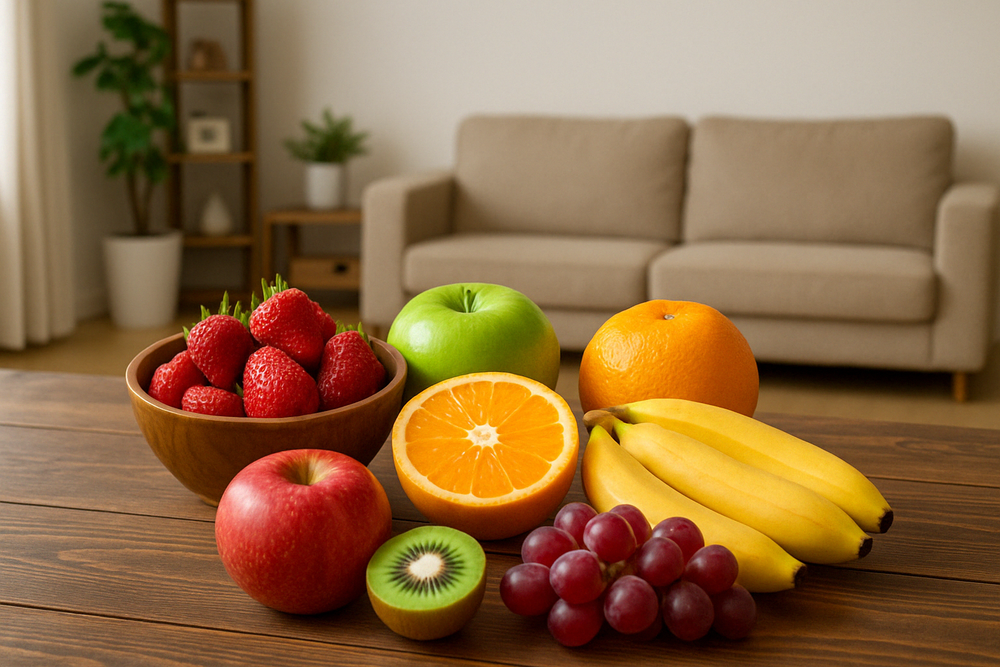
#> input picture 画像処理/sample1.png, 1000 x 667 px, shrunk from 1536 x 1024 before the run
$ python edge.py   (older library calls are emulated)
#> lines starting #> are read from the running program, lines starting #| are printed output that depends on the picture; after the words box and inside, x2 and y2 are one past the last pixel; in counts of white or black regions, pixels touching at a corner belong together
import numpy as np
import matplotlib.pyplot as plt
import cv2
from PIL  import Image


### 出力
"""

"""

###############################################
################################ エッジ処理
###############################################

######### グレースケールで読む
imgRead2 = cv2.imread("sample1.png", cv2.IMREAD_GRAYSCALE)
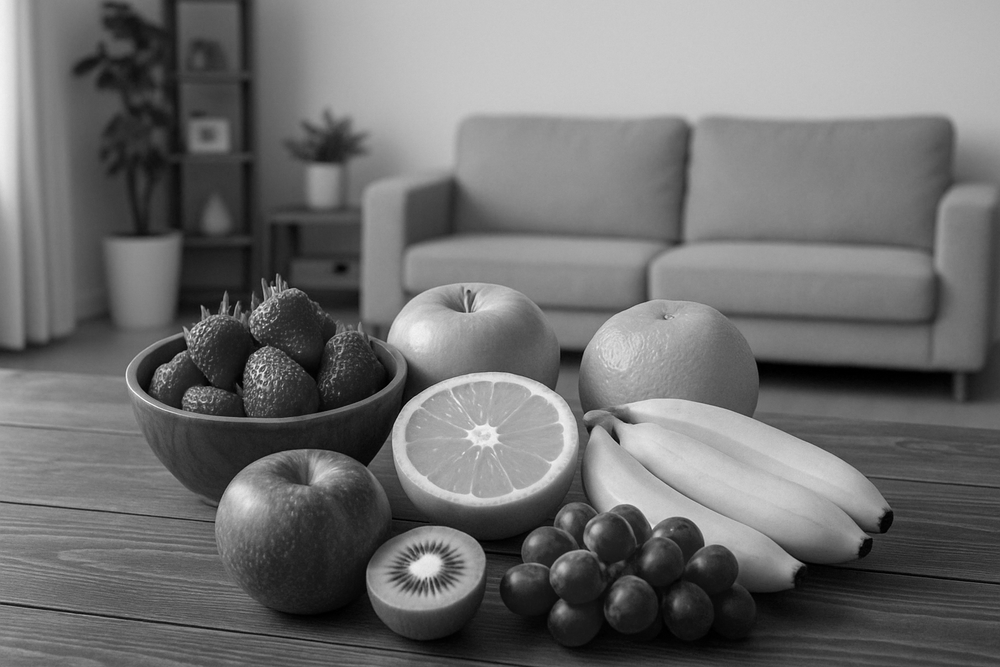
#> imgRead2: shape (667, 1000); min 0, max 248, mean 111.7
# imgRead2 = cv2.cvtColor(imgRead2, cv2.COLOR_BGR2RGB)

################################
############## ソーベルフィルタ
################################

# kszie => カーネルサイズ
sobelx = cv2.Sobel(imgRead2, cv2.CV_64F, 1, 0, ksize=3)
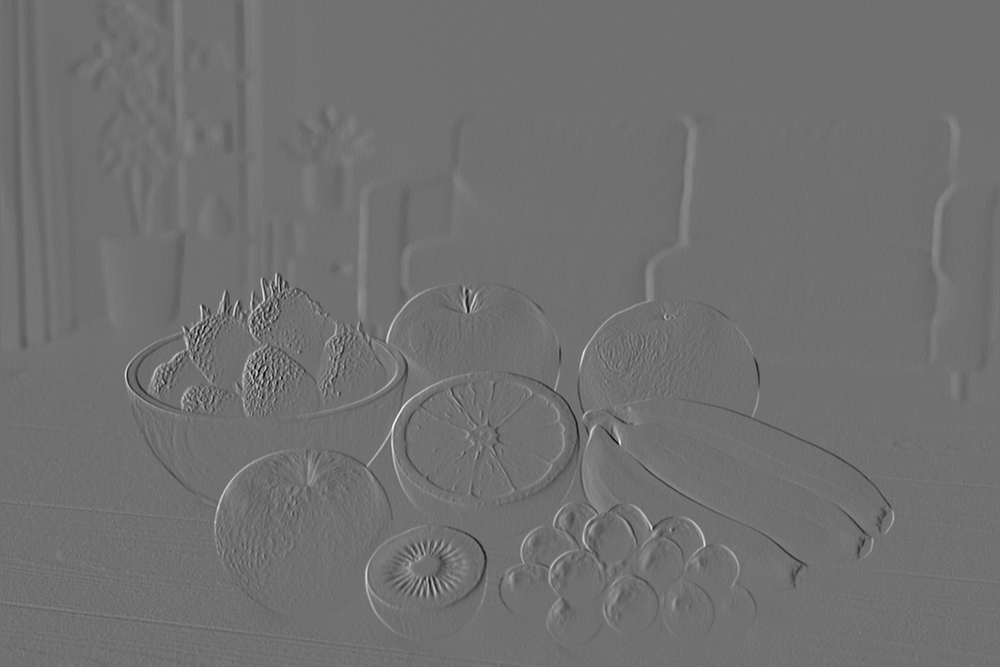
#> sobelx: shape (667, 1000) float64; min -552, max 694, mean -0.5; drawn with min black and max white
sobely = cv2.Sobel(imgRead2, cv2.CV_64F, 0, 1, ksize=3)
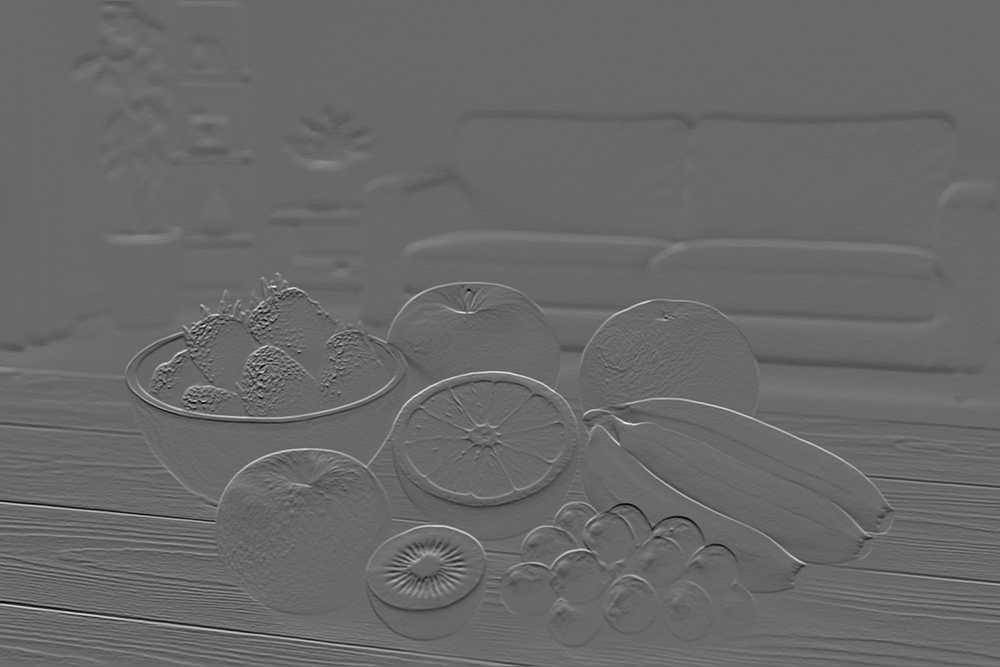
#> sobely: shape (667, 1000) float64; min -502, max 710, mean -1; drawn with min black and max white

######## 勾配の大きさを合わせる
sobelxy = cv2.magnitude(sobelx, sobely)
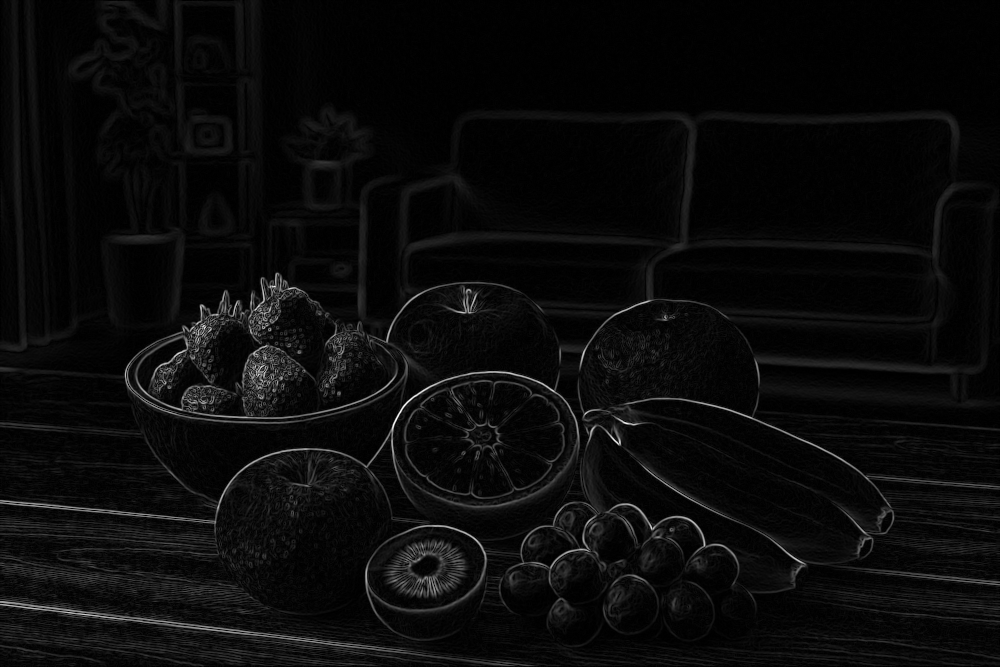
#> sobelxy: shape (667, 1000) float64; min 0, max 735.4, mean 31.4; drawn with min black and max white

# 現画像　表示
plt.subplot(2 ,2, 1)
plt.imshow(imgRead2)

# X
plt.subplot(2,2,2)
plt.imshow(cv2.convertScaleAbs(sobelx), cmap='gray')

# Y
plt.subplot(2,2,3)
plt.imshow(cv2.convertScaleAbs(sobely), cmap='gray')

# XY
plt.subplot(2,2,4)
plt.imshow(cv2.convertScaleAbs(sobelxy), cmap='gray')


################################
############## キャニエッジフィルタ
################################

edge = cv2.Canny(imgRead2, 100, 200)
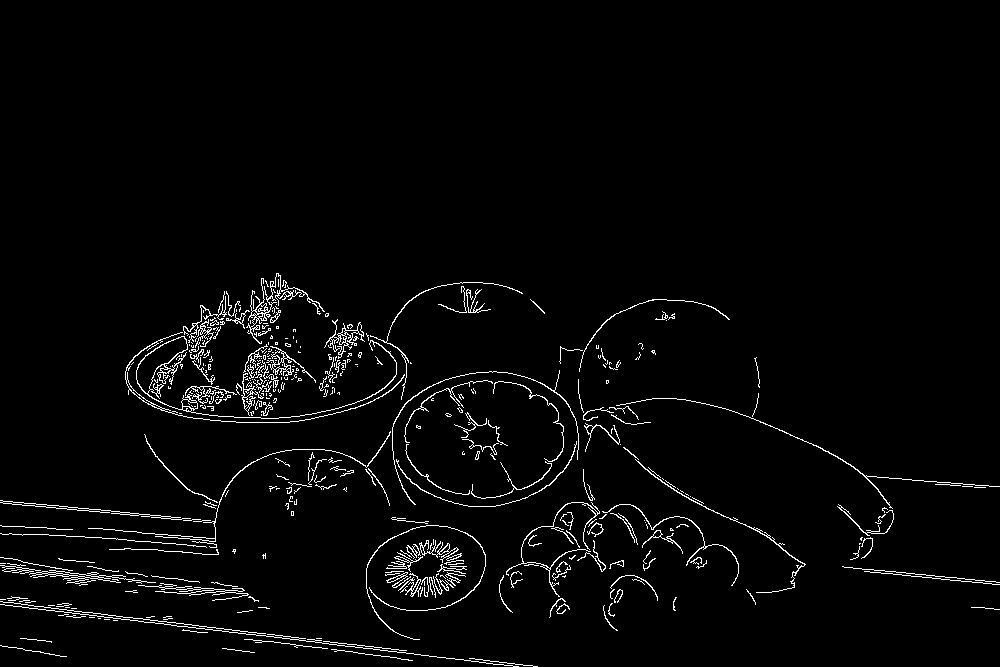
#> edge: shape (667, 1000); 2.7% white in thin lines or dots, all inside (x1, y1, x2, y2) = (0, 273, 1000, 667)

plt.subplot(1,2,1)
plt.imshow(imgRead2, cmap='gray')

plt.subplot(1,2,2)
plt.imshow(edge, cmap='gray')
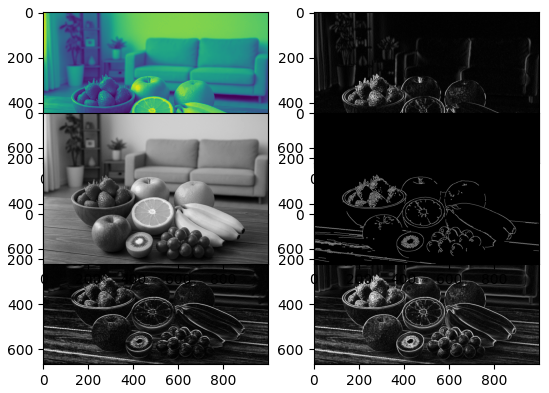
#> figure drawn by matplotlib, 6 panels
